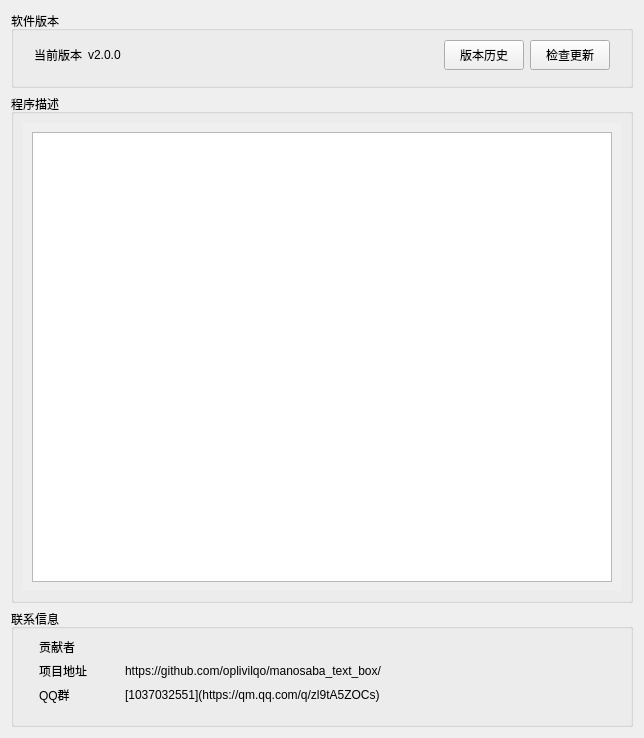
<?xml version="1.0" encoding="UTF-8"?>
<ui version="4.0">
 <class>AboutWindow</class>
 <widget class="QFrame" name="AboutWindow">
  <property name="geometry">
   <rect>
    <x>0</x>
    <y>0</y>
    <width>644</width>
    <height>738</height>
   </rect>
  </property>
  <property name="windowTitle">
   <string>Frame</string>
  </property>
  <layout class="QVBoxLayout" name="verticalLayout">
   <item>
    <widget class="QGroupBox" name="groupBox">
     <property name="title">
      <string>软件版本</string>
     </property>
     <layout class="QHBoxLayout" name="horizontalLayout">
      <property name="leftMargin">
       <number>20</number>
      </property>
      <property name="rightMargin">
       <number>20</number>
      </property>
      <property name="bottomMargin">
       <number>15</number>
      </property>
      <item>
       <widget class="QLabel" name="label">
        <property name="text">
         <string>当前版本</string>
        </property>
       </widget>
      </item>
      <item>
       <widget class="QLabel" name="label_2">
        <property name="text">
         <string>v2.0.0</string>
        </property>
       </widget>
      </item>
      <item>
       <spacer name="horizontalSpacer">
        <property name="orientation">
         <enum>Qt::Orientation::Horizontal</enum>
        </property>
        <property name="sizeHint" stdset="0">
         <size>
          <width>310</width>
          <height>20</height>
         </size>
        </property>
       </spacer>
      </item>
      <item>
       <widget class="QPushButton" name="pushButton">
        <property name="minimumSize">
         <size>
          <width>0</width>
          <height>30</height>
         </size>
        </property>
        <property name="text">
         <string>版本历史</string>
        </property>
       </widget>
      </item>
      <item>
       <widget class="QPushButton" name="pushButton_2">
        <property name="minimumSize">
         <size>
          <width>0</width>
          <height>30</height>
         </size>
        </property>
        <property name="text">
         <string>检查更新</string>
        </property>
       </widget>
      </item>
     </layout>
    </widget>
   </item>
   <item>
    <widget class="QGroupBox" name="groupBox_2">
     <property name="sizePolicy">
      <sizepolicy hsizetype="Preferred" vsizetype="Expanding">
       <horstretch>0</horstretch>
       <verstretch>0</verstretch>
      </sizepolicy>
     </property>
     <property name="title">
      <string>程序描述</string>
     </property>
     <layout class="QVBoxLayout" name="verticalLayout_2">
      <item>
       <widget class="QScrollArea" name="scrollArea">
        <property name="frameShape">
         <enum>QFrame::Shape::NoFrame</enum>
        </property>
        <property name="frameShadow">
         <enum>QFrame::Shadow::Plain</enum>
        </property>
        <property name="widgetResizable">
         <bool>true</bool>
        </property>
        <widget class="QWidget" name="scrollAreaWidgetContents">
         <property name="geometry">
          <rect>
           <x>0</x>
           <y>0</y>
           <width>606</width>
           <height>491</height>
          </rect>
         </property>
         <layout class="QVBoxLayout" name="verticalLayout_3">
          <item>
           <widget class="QTextBrowser" name="textBrowser">
            <property name="html">
             <string>&lt;!DOCTYPE HTML PUBLIC &quot;-//W3C//DTD HTML 4.0//EN&quot; &quot;http://www.w3.org/TR/REC-html40/strict.dtd&quot;&gt;
&lt;html&gt;&lt;head&gt;&lt;meta name=&quot;qrichtext&quot; content=&quot;1&quot; /&gt;&lt;meta charset=&quot;utf-8&quot; /&gt;&lt;style type=&quot;text/css&quot;&gt;
p, li { white-space: pre-wrap; }
hr { height: 1px; border-width: 0; }
li.unchecked::marker { content: &quot;\2610&quot;; }
li.checked::marker { content: &quot;\2612&quot;; }
&lt;/style&gt;&lt;/head&gt;&lt;body style=&quot; font-family:'Microsoft YaHei UI'; font-size:9.75pt; font-weight:400; font-style:normal;&quot;&gt;
&lt;p style=&quot;-qt-paragraph-type:empty; margin-top:0px; margin-bottom:0px; margin-left:0px; margin-right:0px; -qt-block-indent:0; text-indent:0px;&quot;&gt;&lt;br /&gt;&lt;/p&gt;&lt;/body&gt;&lt;/html&gt;</string>
            </property>
           </widget>
          </item>
         </layout>
        </widget>
       </widget>
      </item>
     </layout>
    </widget>
   </item>
   <item>
    <widget class="QGroupBox" name="groupBox_3">
     <property name="sizePolicy">
      <sizepolicy hsizetype="Preferred" vsizetype="Fixed">
       <horstretch>0</horstretch>
       <verstretch>0</verstretch>
      </sizepolicy>
     </property>
     <property name="minimumSize">
      <size>
       <width>0</width>
       <height>0</height>
      </size>
     </property>
     <property name="title">
      <string>联系信息</string>
     </property>
     <layout class="QGridLayout" name="gridLayout">
      <property name="leftMargin">
       <number>25</number>
      </property>
      <property name="rightMargin">
       <number>25</number>
      </property>
      <property name="bottomMargin">
       <number>20</number>
      </property>
      <item row="3" column="0">
       <widget class="QLabel" name="label_4">
        <property name="sizePolicy">
         <sizepolicy hsizetype="Fixed" vsizetype="Preferred">
          <horstretch>0</horstretch>
          <verstretch>0</verstretch>
         </sizepolicy>
        </property>
        <property name="minimumSize">
         <size>
          <width>80</width>
          <height>0</height>
         </size>
        </property>
        <property name="text">
         <string>项目地址</string>
        </property>
       </widget>
      </item>
      <item row="3" column="1">
       <widget class="QLabel" name="label_5">
        <property name="text">
         <string>https://github.com/oplivilqo/manosaba_text_box/</string>
        </property>
        <property name="textFormat">
         <enum>Qt::TextFormat::MarkdownText</enum>
        </property>
        <property name="openExternalLinks">
         <bool>true</bool>
        </property>
        <property name="textInteractionFlags">
         <set>Qt::TextInteractionFlag::LinksAccessibleByKeyboard|Qt::TextInteractionFlag::LinksAccessibleByMouse|Qt::TextInteractionFlag::TextBrowserInteraction|Qt::TextInteractionFlag::TextSelectableByKeyboard|Qt::TextInteractionFlag::TextSelectableByMouse</set>
        </property>
       </widget>
      </item>
      <item row="0" column="0">
       <widget class="QLabel" name="label_3">
        <property name="sizePolicy">
         <sizepolicy hsizetype="Fixed" vsizetype="Preferred">
          <horstretch>0</horstretch>
          <verstretch>0</verstretch>
         </sizepolicy>
        </property>
        <property name="minimumSize">
         <size>
          <width>80</width>
          <height>0</height>
         </size>
        </property>
        <property name="text">
         <string>贡献者</string>
        </property>
       </widget>
      </item>
      <item row="0" column="1">
       <widget class="QLabel" name="label_contributers">
        <property name="text">
         <string/>
        </property>
        <property name="wordWrap">
         <bool>true</bool>
        </property>
       </widget>
      </item>
      <item row="4" column="0">
       <widget class="QLabel" name="label_7">
        <property name="sizePolicy">
         <sizepolicy hsizetype="Fixed" vsizetype="Preferred">
          <horstretch>0</horstretch>
          <verstretch>0</verstretch>
         </sizepolicy>
        </property>
        <property name="minimumSize">
         <size>
          <width>80</width>
          <height>0</height>
         </size>
        </property>
        <property name="text">
         <string>QQ群</string>
        </property>
       </widget>
      </item>
      <item row="4" column="1">
       <widget class="QLabel" name="label_QQGroup">
        <property name="text">
         <string>[1037032551](https://qm.qq.com/q/zl9tA5ZOCs)</string>
        </property>
        <property name="textFormat">
         <enum>Qt::TextFormat::MarkdownText</enum>
        </property>
        <property name="openExternalLinks">
         <bool>true</bool>
        </property>
        <property name="textInteractionFlags">
         <set>Qt::TextInteractionFlag::TextBrowserInteraction</set>
        </property>
       </widget>
      </item>
     </layout>
    </widget>
   </item>
  </layout>
 </widget>
 <resources/>
 <connections/>
</ui>
